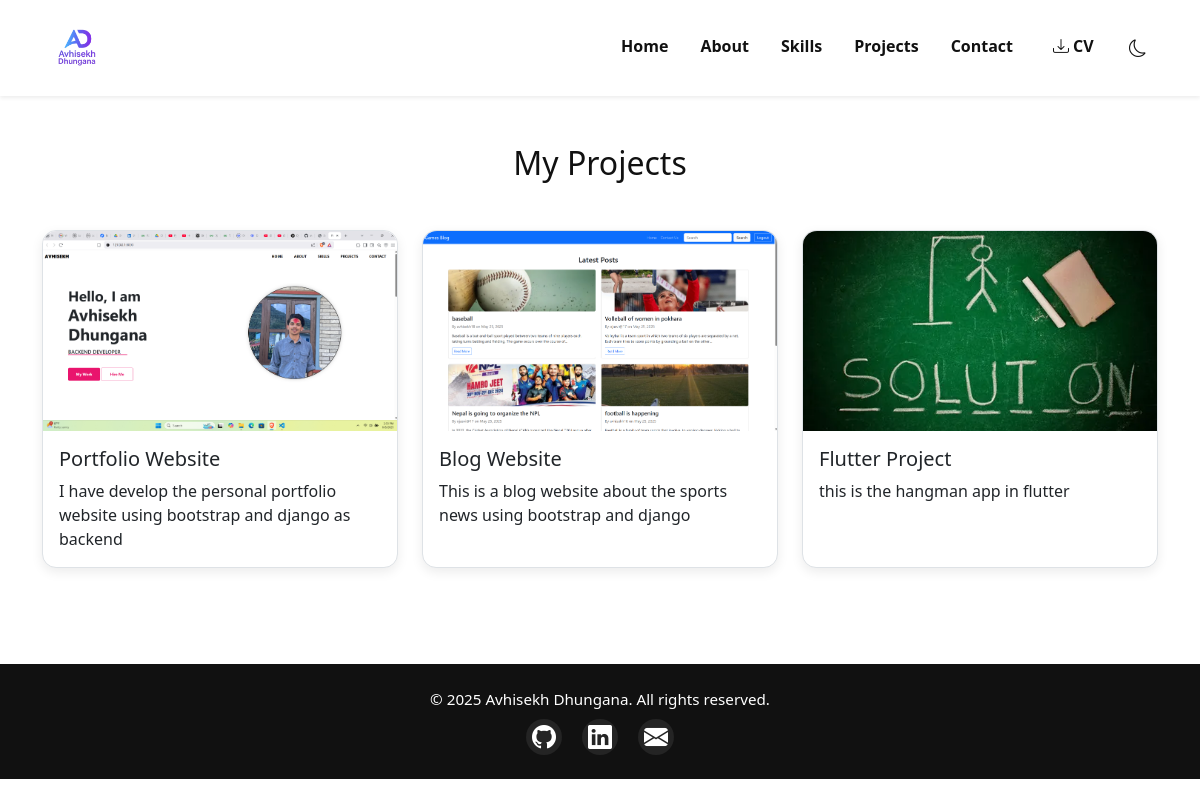
/projects/, run on the app's committed database.
### resume/models.py (models this page shows, shortened)
class Project(models.Model):
    title= models.CharField(max_length=50)
    description = models.TextField()
    image = models.ImageField(upload_to='projects/')
    link = models.URLField(blank=True)

### resume/views.py (the view)
# urls.py: path('projects/',views.project, name="projects"),
def project(request):
    projects = Project.objects.all()
    return render(request,'projects.html',{'projects':projects})

### resume/templates/projects.html (shortened to what this page needs)
{% extends 'base.html' %}
{% block content %}
<section class="projects-section py-5">
  <div class="container">
    <h2 class="text-center mb-5">My Projects</h2>
    <div class="row g-4">
      {% for project in projects %}
      <div class="col-md-4">
        <div class="card h-100">
          <img src="{{ project.image.url }}" class="card-img-top" alt="{{ project.title }}" />
          <div class="card-body">
            <h5 class="card-title">{{ project.title }}</h5>
            <p class="card-text">{{ project.description|truncatewords:25 }}</p>
          </div>
        </div>
      </div>
      {% empty %}
        <p class="text-center">No projects added yet.</p>
      {% endfor %}
    </div>
  </div>
</section>
{% endblock %}

### resume/static/css/style.css (style rules this page uses)
* { margin: 0; padding: 0; box-sizing: border-box; }
html, body { height: 100%; scroll-behavior: smooth; }
:root { --bg: #ffffff; --text: #111111; --muted: #6c757d; --accent: #e9146d; --nav-bg: #ffffff; --nav-link: #111111; --surface: #f8f9fa; --card-bg: #ffffff; --card-border: #dee2e6; --footer-bg: #111111; --radius: 14px; --shadow-sm: 0 0.25rem 0.75rem rgba(0, 0, 0, .08); --shadow-md: 0 0.75rem 1.5rem rgba(0, 0, 0, .12); }
body { background: var(--bg); color: var(--text); }
section { scroll-margin-top: 80px; }
:root { --strong-text: #111; }
.projects-section .card { background: var(--card-bg); border-color: var(--card-border); border-radius: var(--radius); box-shadow: var(--shadow-sm); transition: transform .15s ease, box-shadow .15s ease; }
.projects-section .card-img-top { height: 200px; object-fit: cover; border-top-left-radius: var(--radius); border-top-right-radius: var(--radius); }
::placeholder { color: var(--muted); opacity: 1; }

### data on the page
Project: image (picture), title "Portfolio Website", description "I have develop the personal portfolio website using bootstrap and django as backend"
Project: image (picture), title "Blog Website", description "This is a blog website about the sports news using bootstrap and django"
Project: image (picture), title "Flutter Project", description "this is the hangman app in flutter"
